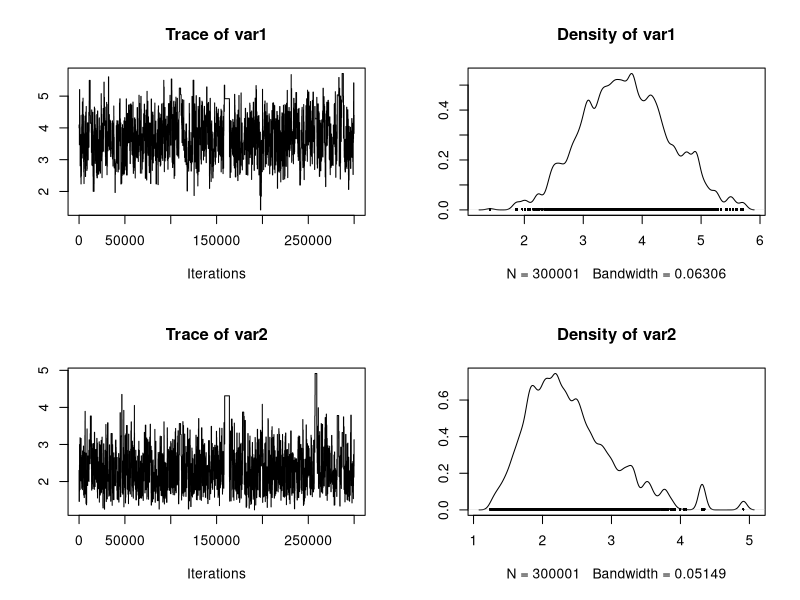

Reproduce this figure in R.
library(coda)
 
# assuming the data are 10 samples of a normal distribution
# with mean 5.3 and sd 2.7
data =  rnorm(10, mean =5.3, sd = 2.7)
 
 
# we want to use ABC to infer the parameters that were used. 
# we sample from the same model and use mean and variance
# as summary statstitics. We return true for ABC acceptance when
# the difference to the data is smaller than a certain threshold
 
meandata <- mean(data)
standarddeviationdata <- sd(data)
 
ABC_acceptance <- function(par){
   
  # prior to avoid negative standard deviation
  if (par[2] <= 0) return(F) 
   
  # stochastic model generates a sample for given par
  samples <- rnorm(10, mean =par[1], sd = par[2])
 
  # comparison with the observed summary statistics
  diffmean <- abs(mean(samples) - meandata)
  diffsd <- abs(sd(samples) - standarddeviationdata)
  if((diffmean < 0.1) & (diffsd < 0.2)) return(T) else return(F)
}
 
 
# we plug this in in a standard metropolis hastings MCMC, 
# with the metropolis acceptance exchanged for the ABC acceptance
 
run_MCMC_ABC <- function(startvalue, iterations){
 
    chain = array(dim = c(iterations+1,2))
    chain[1,] = startvalue
 
    for (i in 1:iterations){
         
        # proposalfunction
        proposal = rnorm(2,mean = chain[i,], sd= c(0.7,0.7))
         
        if(ABC_acceptance(proposal)){
            chain[i+1,] = proposal
        }else{
            chain[i+1,] = chain[i,]
        }
    }
    return(mcmc(chain))
}
 
posterior <- run_MCMC_ABC(c(4,2.3),300000)
png('posterior.png')
plot(posterior)
dev.off()
